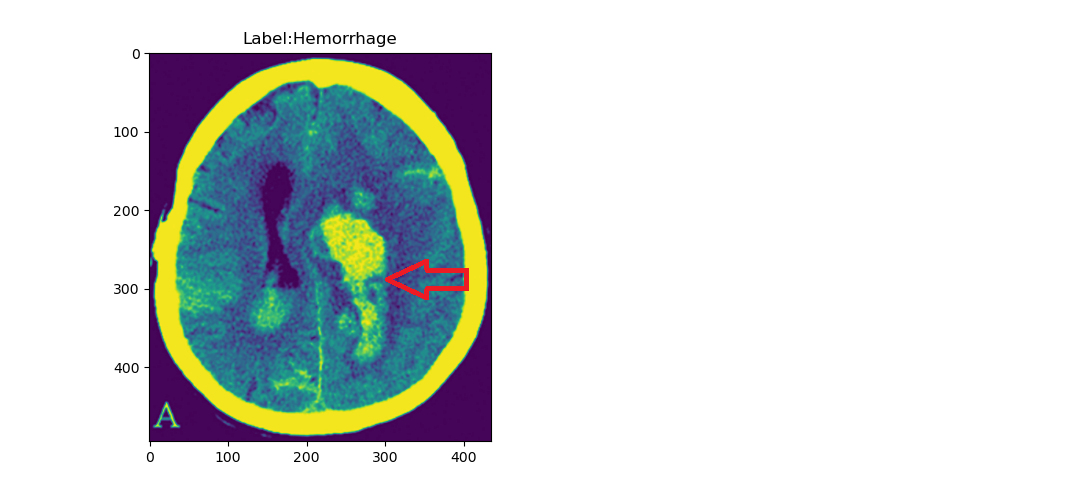
#> input picture Exemple Photo/Hemorrhage.png, 1087 x 480 px
$ python -i Extract.py   (imports and definitions only)
#> lines starting #> are read from the running program, lines starting #| are printed output that depends on the picture
"""
This class includes the methods to extract features from image.
The features data must be a vector-shaped for the models we used, and
yet preserve the important properties in the image.
The methods converts 2D image to 1D vector:
    image_to_vector - convert by resizing and then flatten the image.
    image_to_histogram_vector - convert to image histogram.
    fd_hu_moments - convert to 7-dimension vector describing the shapes in the image.
    pca_reduction - usnig Principal Component Analysis for dimensionality reduction.
    cany_edge - convert by finding the image edges and then flatten the image.
"""
import numpy as np
import Draw
import cv2
from enum import Enum
from sklearn.decomposition import PCA

"""
enum class: Represent the method to extract features from the input images
"""
class Method(Enum):
    SIMPLE = 1
    HISTOGRAM = 2
    HUMOMENTS = 3
    PCA = 4
    EDGES = 5

"""
First method for extracting the features from the input image,
by reducing its dimensions and turning it into a vector.
"""
def image_to_vector(image, size):
    # resize the image to a fixed size, then flatten the image into
    # a list of raw pixel intensities
    return cv2.resize(image, dsize=size, interpolation=cv2.INTER_CUBIC).flatten()


"""
Second method for extracting the features from the input image,
by finding the histogram of each image.
"""
def image_to_histogram_vector(image):
    histogram, bin_edges = np.histogram(image, bins=np.arange(257))
    histogram = np.reshape(histogram, (1, 256))
    return histogram

"""
Third method:
Calculates seven Hu invariants of the image.
"""
def fd_hu_moments(image):
    feature = cv2.HuMoments(cv2.moments(image)).flatten()
    return feature

"""
Fourth method:
PCA (Principal Component Analysis) for or dimensionality reduction
"""
def pca_reduction(images):
    # Make an instance of the Model
    pca = PCA(n_components=.95)
    pca.fit(images)
    succinct_x = pca.transform(images)
    return succinct_x

"""
Fifth method:
Using Canny-edge detector for contours in the image
"""
def cany_edge(image, size):
    image = cv2.resize(image, dsize=size, interpolation=cv2.INTER_CUBIC)
    edges = cv2.Canny(image, 100, 200)
    edges = edges.flatten()
    return edges


"""
Main method to extract features
Parameters:
    images : images at original size as numpy arrays.
    method: Method(Enum), method to use while extract features.
            'SIMPLE' =  image_to_vector
            'HISTOGRAM' = image_to_histogram_vector
            'HUMOMENTS' = fd_hu_moments
            'PCA' = pca_reduction
            'EDGES' = cany_edge
Returns:
    succinct_x: images in succinct format
"""
def extract_features(images, method=Method.SIMPLE, size= (32, 32)):
    # Draw.draw(images, labels)

    succinct_x = []
    if method == Method.SIMPLE:
        # Resize the image to lower the features dimension
        flatten_size = size[0] * size[1]
        succinct_x = np.empty(shape=(0, flatten_size))
        for image in images:
            succinct_x = np.vstack([image_to_vector(image, size), succinct_x])

    elif method == Method.HISTOGRAM:
        succinct_x = np.empty(shape=(0, 256))
        for image in images:
            succinct_x = np.vstack([image_to_histogram_vector(image), succinct_x])

    elif method == Method.HUMOMENTS:
        succinct_x = np.empty(shape=(0,7))
        for image in images:
            succinct_x = np.vstack([fd_hu_moments(image), succinct_x])

    elif method == Method.PCA:
        # first: create a matrix of all images flatten to a vector
        resized = [image_to_vector(image,size) for image in images] # return a list of np.array
        resized_images = np.stack(resized, axis=0)
        succinct_x = pca_reduction(resized_images)

    elif method == Method.EDGES:
        flatten_size = size[0] * size[1]
        succinct_x = np.empty(shape=(0, flatten_size))
        for image in images:
            succinct_x = np.vstack([cany_edge(image, size), succinct_x])

    return succinct_x

>>> import cv2
>>> picture = cv2.imread('../Exemple Photo/Hemorrhage.png')
#> picture is the input picture: shape (480, 1087, 3); mean B, G, R 215.2, 216.5, 212.1
>>> result = extract_features(picture)
#> after the loop in extract_features, `for image in images:`:
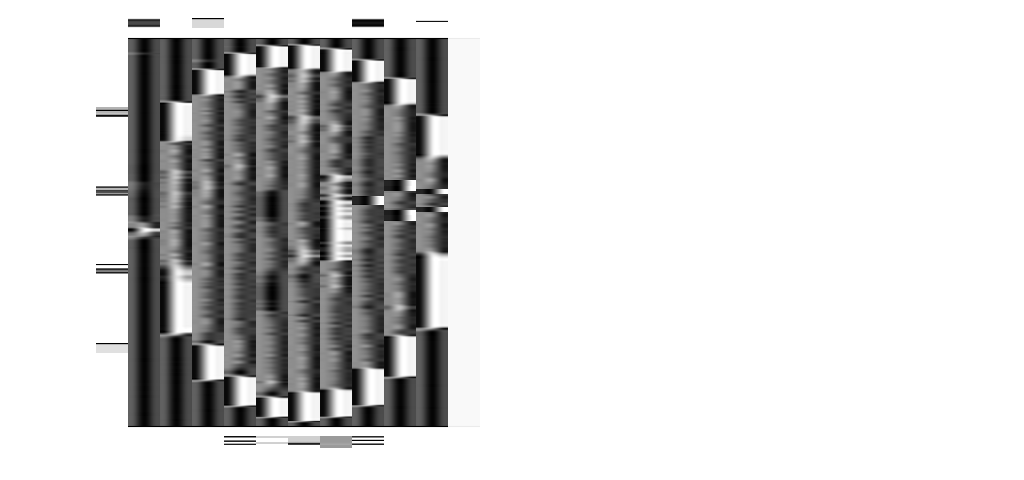
#> succinct_x: shape (480, 1024) float64; min 0, max 255, mean 214.2
